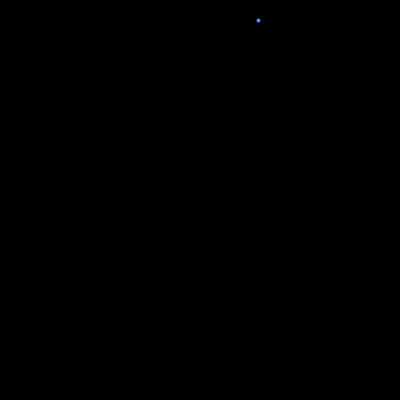
Frame 1 (no input)
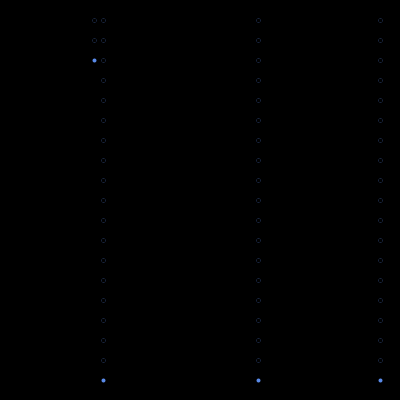
Frame 60 (the mouse pressed at the canvas centre just before this capture)
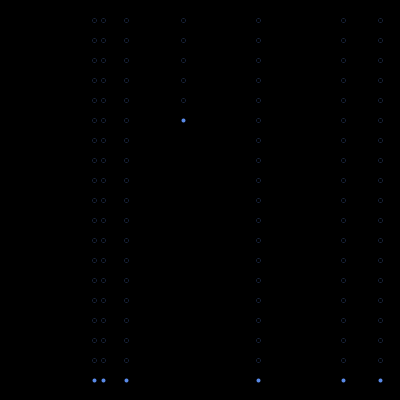
Frame 120 (the mouse held since frame 60 and released just before this capture)

The Processing sketch that drew these frames (run headless with seeded random() and noise(); from frame 60 on, the mouse is pressed at the canvas centre):

// Processing sketch: processing_63927
// ── processing_63927.pde


float x_value;    //  variable to store the x position
float y_value;    //  varible to store the y position

void setup()
{
  size(400,400);      // make screen 400x400 pixels
  background(0);      // black background
  x_value = random(400);  // rain starts at a rain x positio 
  y_value = 0;            // rain starts at the to of the screen
  strokeWeight(4);
  stroke(#5A8BEA);        //medium blue color
}




void draw()
{
  stroke(0);              // erase old point by making it black
  point(x_value,y_value);
  y_value += 20;          // make new point down 20 pixels from old point
  stroke(#5A8BEA);
  point(x_value,y_value);
  
  if (y_value >= 380)      // if near the bottom of the screen
  {
    x_value = random(400);    // choose a new random x positon to rain from
    y_value = 0;              // start again at the top of the screen
  }
  
}
